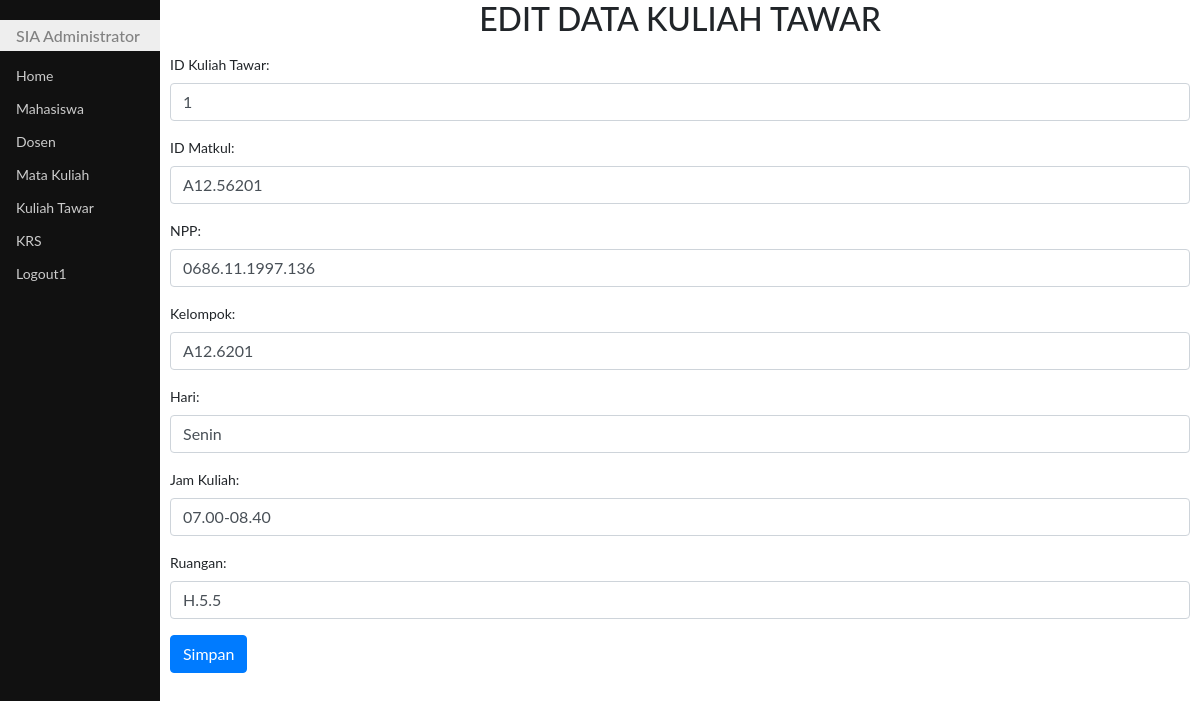
Page /editTawar.php?kode=1 on the committed database.
### tables this page shows
CREATE TABLE `kultawar` (
  `idkultawar` int(11) NOT NULL,
  `idmatkul` char(10) DEFAULT NULL,
  `npp` char(16) DEFAULT NULL,
  `klp` char(10) DEFAULT NULL,
  `hari` varchar(10) DEFAULT NULL,
  `jamkul` char(13) DEFAULT NULL,
  `ruang` char(6) DEFAULT NULL
);

### editTawar.php (the view, shortened to what this page needs)
<!DOCTYPE html>
<html>
<head>
	<link rel="stylesheet" type="text/css" href="bootstrap4/css/bootstrap.css">
	<link rel="stylesheet" type="text/css" href="css/styleku.css">
</head>
<body>
	<?php
		require "fungsi.php";
		$id = $_GET['kode'];
		$sql = "SELECT * FROM kultawar WHERE idkultawar='$id'";
		$query = mysqli_query($koneksi,$sql);
		$row = mysqli_fetch_assoc($query);
	?>
	<div class="utama">
		<h2 class="mb-3 text-center">EDIT DATA KULIAH TAWAR</h2>
		<div class="row">
			<div class="col-sm-12">
				<form enctype="multipart/form-data" method="post" action="sv_editTawar.php">
					<div class="form-group">
						<label for="idkultawar">ID Kuliah Tawar:</label>
						<input class="form-control" type="number" name="idkultawar" id="idkultawar" value="<?php echo $row['idkultawar']?>">
					</div>
					<div class="form-group">
						<label for="idmatkul">ID Matkul:</label>
						<input class="form-control" type="text" name="idmatkul" id="idmatkul" value="<?php echo $row['idmatkul']?>">
					</div>
					<div class="form-group">
						<label for="npp">NPP:</label>
						<input class="form-control" type="text" name="npp" id="npp" value="<?php echo $row['npp']?>">
					</div>
					<div class="form-group">
						<label for="klp">Kelompok:</label>
						<input class="form-control" type="text" name="klp" id="klp" value="<?php echo $row['klp']?>">
					</div>
					<div class="form-group">
						<label for="hari">Hari:</label>
						<input class="form-control" type="text" name="hari" id="hari" value="<?php echo $row['hari']?>">
					</div>
					<div class="form-group">
						<label for="jamkul">Jam Kuliah:</label>
						<input class="form-control" type="text" name="jamkul" id="jamkul" value="<?php echo $row['jamkul']?>">
					</div>
					<div class="form-group">
						<label for="ruang">Ruangan:</label>
						<input class="form-control" type="text" name="ruang" id="ruang" value="<?php echo $row['ruang']?>">
					</div>
					<div>
						<button class="btn btn-primary" type="submit" id="submit">Simpan</button>
					</div>
				</form>
		</div>
		</div>
	</div>
</body>
</html>

### css/styleku.css (style rules this page uses)
body { font-family: "Lato", sans-serif; }
.menusamping { height: 100%; width: 160px; position: fixed; z-index: 1; top: 0; left: 0; background-color: #111; overflow-x: hidden; padding-top: 20px; }
.menusamping a { padding: 6px 8px 6px 16px; text-decoration: none; font-size: 14px; color: #ccc; display: block; }
.menusamping h1 { padding: 6px 8px 6px 16px; text-decoration: none; font-size: 16px; color: #818181; background-color:#eee; display: block; }
.utama { margin-left: 160px; font-size: 14px; padding: 0px 10px; }

### rows in the picture
kultawar: idkultawar "1", idmatkul "A12.56201", npp "0686.11.1997.136", klp "A12.6201", hari "Senin", jamkul "07.00-08.40", ruang "H.5.5"
